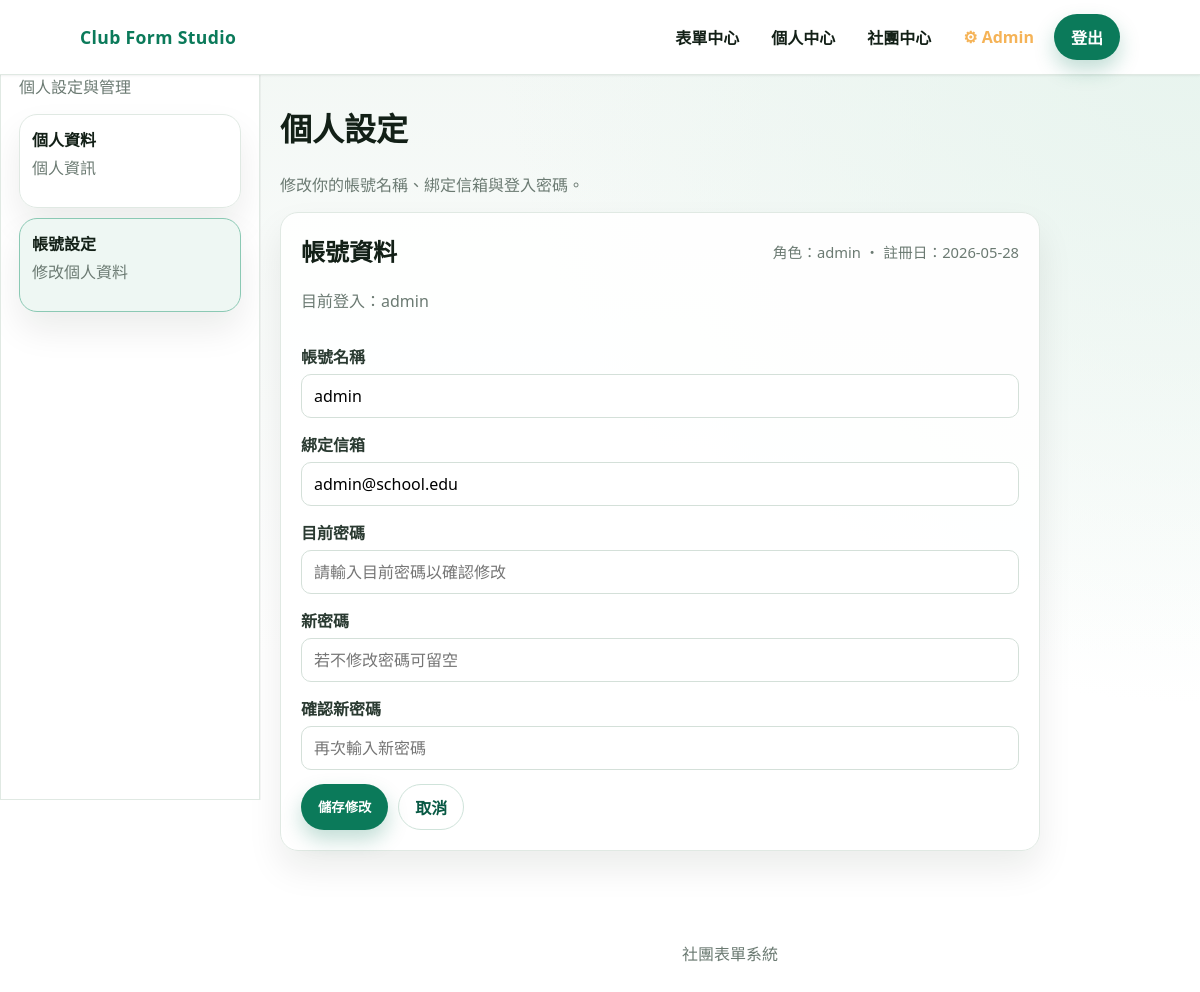
The page /users/setting.php (signed in) on the database its author committed.
### tables this page shows
CREATE TABLE users (
    id          INT PRIMARY KEY AUTO_INCREMENT        COMMENT '使用者唯一識別碼',
    username    VARCHAR(50)  UNIQUE NOT NULL          COMMENT '登入帳號，不可重複',
    password    VARCHAR(255) NOT NULL                 COMMENT '密碼（SHA256 雜湊）',
    email       VARCHAR(100) UNIQUE NOT NULL          COMMENT '電子郵件，不可重複，用於密碼重設',
    role        ENUM('member','owner','club_officer','admin')
                         DEFAULT 'member'             COMMENT '系統層級身份：member=一般會員, owner=幹部, club_officer=社團持有人, admin=管理員',
    created_at           TIMESTAMP DEFAULT CURRENT_TIMESTAMP   COMMENT '帳號建立時間',
    updated_at           TIMESTAMP DEFAULT CURRENT_TIMESTAMP
                         ON UPDATE CURRENT_TIMESTAMP  COMMENT '最後更新時間',
    remember_token_hash  VARCHAR(64) NULL              COMMENT '記住我 Token 的 SHA256 雜湊（每個使用者僅保留最新一個，取代獨立的 remember_tokens 表）'
);

### users/setting.php (the view, shortened to what this page needs)
<?php
$current_user = null;
$errors = [];
$form = [
	'username' => '',
	'email' => '',
	'current_password' => '',
	'new_password' => '',
	'confirm_password' => ''
];
try {
	$pdo = get_db();
	$user_stmt = $pdo->prepare('SELECT id, username, email, role, created_at FROM users WHERE username = :u LIMIT 1');
	$user_stmt->execute([':u' => $user_raw]);
	$current_user = $user_stmt->fetch();
	$form['username'] = $current_user['username'];
	$form['email'] = $current_user['email'];
} catch (Throwable $e) {
	$errors[] = '設定頁載入失敗，請稍後再試。';
}
?>
<!doctype html>
<html lang="zh-Hant">
	<head>
		<link rel="stylesheet" href="../css/app.css" />
	</head>
	<body>
		<?php $base_url = '../'; require __DIR__ . '/../includes/header.php'; ?>
		<?php require __DIR__ . '/../includes/right.php'; ?>
		<main class="section">
			<div class="container">
				<h1>個人設定</h1>
				<p class="muted">修改你的帳號名稱、綁定信箱與登入密碼。</p>
				<div class="panel" style="padding: 20px; max-width: 760px">
					<div style="display: flex; justify-content: space-between; gap: 16px; flex-wrap: wrap; align-items: flex-start">
						<div>
							<h2 style="margin-top: 0">帳號資料</h2>
							<p class="muted">目前登入：<?php echo htmlspecialchars($current_user['username']); ?></p>
						</div>
						<p class="meta">角色：<?php echo htmlspecialchars($current_user['role']); ?> ・ 註冊日：<?php echo !empty($current_user['created_at']) ? htmlspecialchars(date('Y-m-d', strtotime($current_user['created_at']))) : ''; ?></p>
					</div>
					<form method="post" action="./setting.php" style="margin-top: 16px">
						<div class="field">
							<label for="username">帳號名稱</label>
							<input id="username" name="username" required minlength="3" value="<?php echo htmlspecialchars($form['username']); ?>" />
						</div>
						<div class="field">
							<label for="email">綁定信箱</label>
							<input id="email" name="email" type="email" required value="<?php echo htmlspecialchars($form['email']); ?>" />
						</div>
						<div class="field">
							<label for="current_password">目前密碼</label>
							<input id="current_password" name="current_password" type="password" required placeholder="請輸入目前密碼以確認修改" />
						</div>
						<div class="field">
							<label for="new_password">新密碼</label>
							<input id="new_password" name="new_password" type="password" minlength="6" placeholder="若不修改密碼可留空" />
						</div>
						<div class="field">
							<label for="confirm_password">確認新密碼</label>
							<input id="confirm_password" name="confirm_password" type="password" minlength="6" placeholder="再次輸入新密碼" />
						</div>
						<div style="display: flex; gap: 10px; flex-wrap: wrap; margin-top: 8px">
							<button class="btn btn-primary" type="submit">儲存修改</button>
							<a class="btn btn-ghost" href="./index.php">取消</a>
						</div>
					</form>
				</div>
			</div>
		</main>
		<footer class="footer container">社團表單系統</footer>
	</body>
</html>
<?php
exit();

### css/base.css (style rules this page uses)
:root { --bg: #f2f7f4; --bg-soft: #e9f1ed; --card: #ffffff; --text: #132017; --muted: #6b7a72; --brand: #0b7a5a; --brand-strong: #085944; --accent: #f5b357; --border: #e0e9e3; --shadow: 0 18px 35px rgba(10, 24, 18, 0.08); --radius: 18px; --radius-sm: 12px; }
* { box-sizing: border-box; }
body { margin: 0; font-family: "Noto Sans TC", "IBM Plex Sans Thai", "Segoe UI", sans-serif; color: var(--text); background: radial-gradient( circle at top right, #e7f4ee 0%, rgba(231, 244, 238, 0) 45% ), linear-gradient(180deg, var(--bg) 0%, #ffffff 65%); min-height: 100vh; }
a { color: inherit; text-decoration: none; }
.muted { color: var(--muted); }
.meta { color: var(--muted); font-size: 0.92rem; margin-top: 8px; }
.container { max-width: 1040px; margin: 0 auto; padding: 0 20px; }
.section { padding: 8px 0 64px; }
.footer { padding: 26px 0 40px; text-align: center; color: var(--muted); }

### css/components.css (style rules this page uses)
.btn { display: inline-flex; align-items: center; justify-content: center; gap: 6px; padding: 10px 16px; border-radius: 999px; font-weight: 600; border: 1px solid transparent; transition: transform 0.2s ease, box-shadow 0.2s ease, background 0.2s ease, color 0.2s ease; }
.btn-primary { background: var(--brand); color: #ffffff; box-shadow: 0 10px 20px rgba(11, 122, 90, 0.25); }
.btn-ghost { background: transparent; color: var(--brand-strong); border-color: #cfe3da; }
.panel { background: rgba(255, 255, 255, 0.92); border-radius: var(--radius); border: 1px solid var(--border); box-shadow: var(--shadow); }
.field { margin-bottom: 14px; }
label { display: block; margin-bottom: 6px; font-weight: 600; color: #2a3a31; }
input, select, textarea { width: 100%; padding: 10px 12px; border: 1px solid #d4e0d9; border-radius: 10px; background: #ffffff; font: inherit; }

### rows shown on the page
users: username "admin", role "admin", created_at "2026-05-28", email "admin@school.edu"

### other values the page prints
$right_note "個人設定與管理"
$label "個人資料"
$description "個人資訊"
$label "帳號設定"
$description "修改個人資料"
